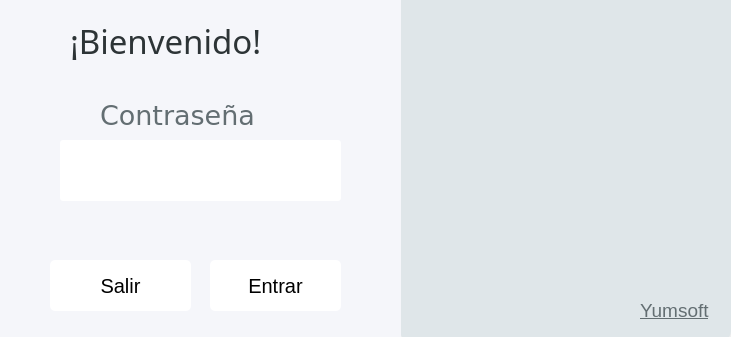
<?xml version="1.0" encoding="UTF-8"?>
<ui version="4.0">
 <class>QDLogin</class>
 <widget class="QDialog" name="QDLogin">
  <property name="geometry">
   <rect>
    <x>0</x>
    <y>0</y>
    <width>731</width>
    <height>337</height>
   </rect>
  </property>
  <property name="windowTitle">
   <string>Entrar al sistema</string>
  </property>
  <property name="styleSheet">
   <string notr="true">border-radius:50px;</string>
  </property>
  <widget class="QGroupBox" name="GBLogo">
   <property name="geometry">
    <rect>
     <x>400</x>
     <y>-10</y>
     <width>331</width>
     <height>351</height>
    </rect>
   </property>
   <property name="font">
    <font>
     <family>DejaVu Sans</family>
     <pointsize>15</pointsize>
    </font>
   </property>
   <property name="styleSheet">
    <string notr="true">background:#dfe6e9;
border-radius:10px;

</string>
   </property>
   <property name="title">
    <string/>
   </property>
   <widget class="QLabel" name="label">
    <property name="geometry">
     <rect>
      <x>40</x>
      <y>20</y>
      <width>256</width>
      <height>256</height>
     </rect>
    </property>
    <property name="styleSheet">
     <string notr="true"/>
    </property>
    <property name="text">
     <string/>
    </property>
    <property name="pixmap">
     <pixmap>img/computadora.png</pixmap>
    </property>
   </widget>
   <widget class="QLabel" name="YumTI">
    <property name="geometry">
     <rect>
      <x>240</x>
      <y>310</y>
      <width>131</width>
      <height>21</height>
     </rect>
    </property>
    <property name="font">
     <font>
      <pointsize>14</pointsize>
      <underline>true</underline>
     </font>
    </property>
    <property name="styleSheet">
     <string notr="true">text-decoration:underline;
color:#636e72;</string>
    </property>
    <property name="text">
     <string>Yumsoft</string>
    </property>
   </widget>
  </widget>
  <widget class="QGroupBox" name="GBPassword">
   <property name="geometry">
    <rect>
     <x>-10</x>
     <y>0</y>
     <width>411</width>
     <height>351</height>
    </rect>
   </property>
   <property name="styleSheet">
    <string notr="true">background:#f5f6fa;
border-radius:0px;</string>
   </property>
   <property name="title">
    <string/>
   </property>
   <widget class="QLineEdit" name="LEPassword">
    <property name="geometry">
     <rect>
      <x>70</x>
      <y>140</y>
      <width>281</width>
      <height>61</height>
     </rect>
    </property>
    <property name="font">
     <font>
      <pointsize>25</pointsize>
     </font>
    </property>
    <property name="styleSheet">
     <string notr="true">background:white;
border-radius:3px;</string>
    </property>
    <property name="echoMode">
     <enum>QLineEdit::Password</enum>
    </property>
   </widget>
   <widget class="QLabel" name="label_3">
    <property name="geometry">
     <rect>
      <x>110</x>
      <y>100</y>
      <width>191</width>
      <height>31</height>
     </rect>
    </property>
    <property name="font">
     <font>
      <family>DejaVu Sans</family>
      <pointsize>20</pointsize>
     </font>
    </property>
    <property name="styleSheet">
     <string notr="true">color:#636e72;</string>
    </property>
    <property name="locale">
     <locale language="Spanish" country="Mexico"/>
    </property>
    <property name="text">
     <string>Contraseña</string>
    </property>
   </widget>
   <widget class="QPushButton" name="pushButton_2">
    <property name="geometry">
     <rect>
      <x>60</x>
      <y>260</y>
      <width>141</width>
      <height>51</height>
     </rect>
    </property>
    <property name="font">
     <font>
      <pointsize>15</pointsize>
     </font>
    </property>
    <property name="cursor">
     <cursorShape>PointingHandCursor</cursorShape>
    </property>
    <property name="styleSheet">
     <string notr="true">border-radius:5px;
background:white;
</string>
    </property>
    <property name="text">
     <string>Salir</string>
    </property>
    <property name="icon">
     <iconset>
      <normaloff>img/cerrar.png</normaloff>img/cerrar.png</iconset>
    </property>
   </widget>
   <widget class="QPushButton" name="pushButton">
    <property name="geometry">
     <rect>
      <x>220</x>
      <y>260</y>
      <width>131</width>
      <height>51</height>
     </rect>
    </property>
    <property name="font">
     <font>
      <pointsize>15</pointsize>
     </font>
    </property>
    <property name="cursor">
     <cursorShape>PointingHandCursor</cursorShape>
    </property>
    <property name="styleSheet">
     <string notr="true">border-radius:5px;
background:white;
</string>
    </property>
    <property name="text">
     <string>Entrar</string>
    </property>
    <property name="icon">
     <iconset>
      <normaloff>img/yes.png</normaloff>img/yes.png</iconset>
    </property>
   </widget>
   <widget class="QLabel" name="label_2">
    <property name="geometry">
     <rect>
      <x>30</x>
      <y>150</y>
      <width>31</width>
      <height>41</height>
     </rect>
    </property>
    <property name="text">
     <string/>
    </property>
    <property name="pixmap">
     <pixmap>img/bloquear(1).png</pixmap>
    </property>
   </widget>
   <widget class="QLabel" name="label_4">
    <property name="geometry">
     <rect>
      <x>80</x>
      <y>20</y>
      <width>231</width>
      <height>41</height>
     </rect>
    </property>
    <property name="font">
     <font>
      <family>Sans</family>
      <pointsize>25</pointsize>
     </font>
    </property>
    <property name="styleSheet">
     <string notr="true">color:#2d3436;</string>
    </property>
    <property name="text">
     <string>¡Bienvenido!</string>
    </property>
   </widget>
  </widget>
 </widget>
 <resources/>
 <connections/>
</ui>
